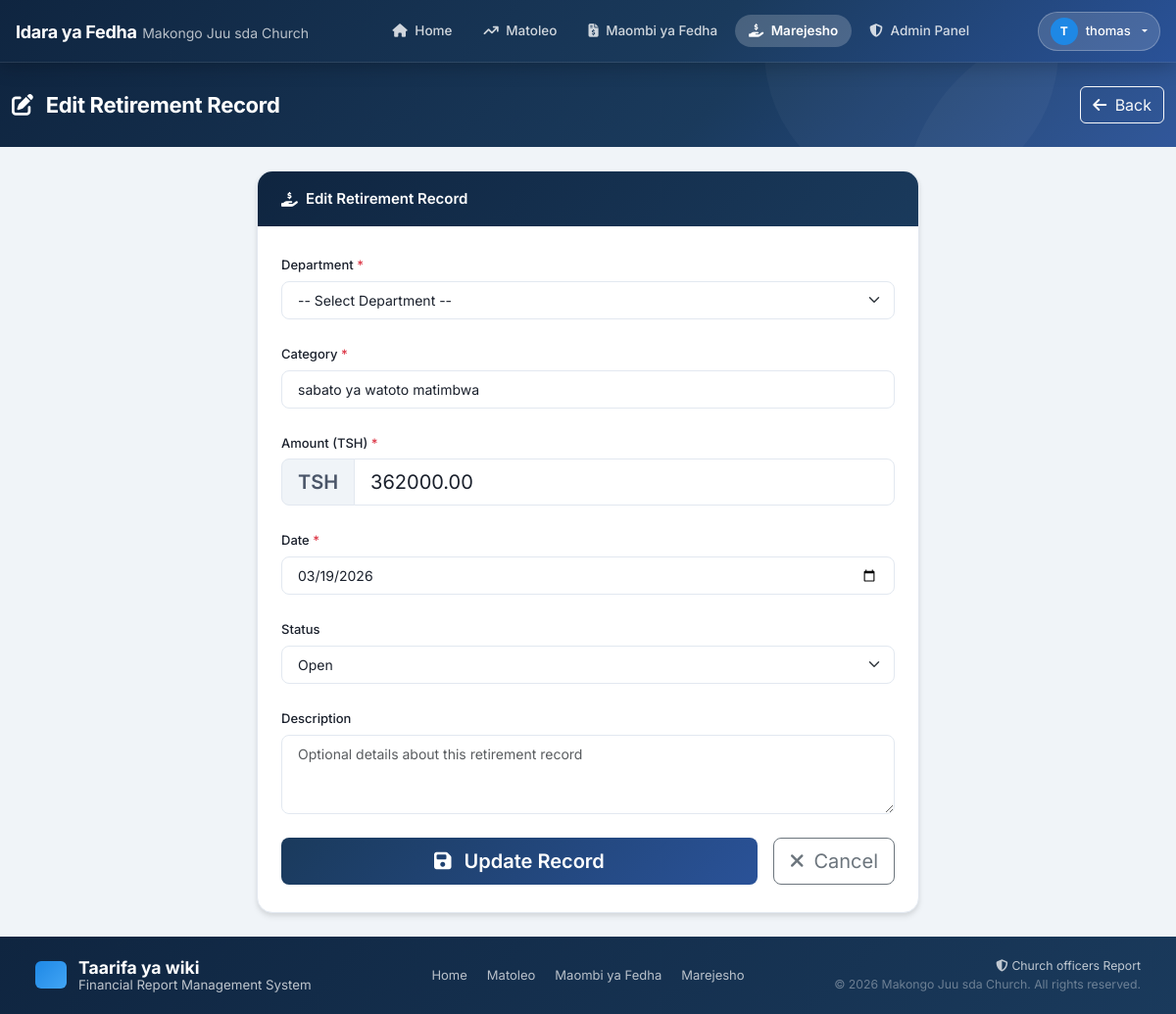
Page /retirement/3/edit/ (signed in) on the committed database.
### dashboard/models.py (models this page shows, shortened)
class Retirement(models.Model):
    department = models.CharField(max_length=50, choices=DEPARTMENT_CHOICES)
    category = models.CharField(max_length=200)
    amount = models.DecimalField(max_digits=20, decimal_places=2)
    description = models.TextField(blank=True)
    status = models.CharField(max_length=10, choices=STATUS_CHOICES_RETIREMENT, default='open')
    submitted_by = models.ForeignKey(User, on_delete=models.SET_NULL, null=True, blank=True, related_name='retirements')
    date = models.DateField(default=timezone.now)
    created_at = models.DateTimeField(auto_now_add=True)
    updated_at = models.DateTimeField(auto_now=True)
    notes = models.TextField(blank=True)
    class Meta:
        ordering = ['-date', '-created_at']

### dashboard/views.py (the view)
# urls.py: path('retirement/<int:pk>/edit/', views.retirement_edit, name='retirement_edit'),
def retirement_edit(request, pk):
    if not is_user_or_admin(request.user):
        messages.error(request, 'Please login to edit retirement record.')
        return redirect('login')
    retirement = get_object_or_404(Retirement, pk=pk)
    next_url = request.GET.get('next') or request.POST.get('next')
    if request.method == 'POST':
        form = RetirementForm(request.POST, instance=retirement)
        if form.is_valid():
            form.save()
            messages.success(request, 'Retirement record updated!')
            return redirect(next_url or 'retirement')
    else:
        form = RetirementForm(instance=retirement)
    return render(request, 'dashboard/retirement_form.html', {
        'form': form, 'action': 'Edit', 'retirement': retirement, 'active_tab': 'retirement',
        'next_url': next_url,
    })

### dashboard/forms.py
class RetirementForm(forms.ModelForm):
    class Meta:
        model = Retirement
        fields = ['department', 'category', 'amount', 'date', 'status', 'description']
        widgets = {
            'department': forms.Select(attrs={'class': 'form-select'}),
            'category': forms.TextInput(attrs={'class': 'form-control', 'placeholder': 'Category'}),
            'amount': forms.NumberInput(attrs={'class': 'form-control', 'placeholder': '0.00', 'step': '0.01'}),
            'date': forms.DateInput(attrs={'class': 'form-control', 'type': 'date'}),
            'status': forms.Select(attrs={'class': 'form-select'}),
            'description': forms.Textarea(attrs={'class': 'form-control', 'rows': 4, 'placeholder': 'Optional description'}),
        }
    def __init__(self, *args, **kwargs):
        super().__init__(*args, **kwargs)
        self.fields['department'].choices = [('', '-- Select Department --')] + list(DEPARTMENT_CHOICES)

### dashboard/views.py (called while the page is built)
def is_user_or_admin(user):
    return user.is_authenticated

### templates/dashboard/retirement_form.html (shortened to what this page needs)
{% extends 'base.html' %}
{% load static %}
{% block content %}
<div class="page-wrapper">
    <div class="page-header">
        <div class="container-fluid">
            <div class="row align-items-center">
                <div class="col">
                    <h1 class="page-title">
                        <i class="fas fa-{% if action == 'Add' %}plus-circle{% else %}edit{% endif %} me-2"></i>
                        {{ action }} Retirement Record
                    </h1>
                </div>
                <div class="col-auto">
                    <a href="{% url 'retirement' %}" class="btn btn-outline-light">
                        <i class="fas fa-arrow-left me-1"></i> Back
                    </a>
                </div>
            </div>
        </div>
    </div>
    <div class="container-fluid py-4">
        <div class="row justify-content-center">
            <div class="col-lg-7">
                <div class="form-card">
                    <div class="form-card-header">
                        <i class="fas fa-hand-holding-dollar me-2"></i>
                        {% if action == 'Add' %}New Retirement Record{% else %}Edit Retirement Record{% endif %}
                    </div>
                    <div class="form-card-body">
                        <form method="post">
                            <div class="mb-4">
                                <label class="form-label fw-500">Department <span class="text-danger">*</span></label>
                                <select name="department" class="form-select form-select-lg" required>
                                    <option value="">-- Select Department --</option>
                                </select>
                            </div>
                            <div class="mb-4">
                                <label class="form-label fw-500">Category <span class="text-danger">*</span></label>
                                <input type="text" name="category" class="form-control form-control-lg"
                                       placeholder="e.g., Usafiri, Chakula kila sabato, Huduma za Afya"
                                       value="{{ form.category.value|default:'' }}" required>
                            </div>
                            <div class="mb-4">
                                <label class="form-label fw-500">Amount (TSH) <span class="text-danger">*</span></label>
                                <div class="input-group input-group-lg">
                                    <span class="input-group-text fw-600">TSH</span>
                                    <input type="number" name="amount" class="form-control"
                                           placeholder="0.00" step="0.01" min="0"
                                           value="{{ form.amount.value|default:'' }}" required>
                                </div>
                            </div>
                            <div class="mb-4">
                                <label class="form-label fw-500">Date <span class="text-danger">*</span></label>
                                <input type="date" name="date" class="form-control form-control-lg"
                                       value="{{ form.date.value|date:'Y-m-d'|default:'' }}" required>
                            </div>
                            <div class="mb-4">
                                <label class="form-label fw-500">Status</label>
                                <select name="status" class="form-select form-select-lg">
                                    <option value="open" {% if form.status.value == 'open' %}selected{% endif %}>Open</option>
                                </select>
                            </div>
                            <div class="mb-4">
                                <label class="form-label fw-500">Description</label>
                                <textarea name="description" class="form-control form-control-lg" rows="3" placeholder="Optional details about this retirement record">{{ form.description.value|default:'' }}</textarea>
                            </div>
                            <div class="d-flex gap-3">
                                <button type="submit" class="btn btn-primary btn-lg flex-fill">
                                    <i class="fas fa-save me-2"></i>
                                    {% if action == 'Add' %}Save Record{% else %}Update Record{% endif %}
                                </button>
                                {% if next_url %}
                                <a href="{{ next_url }}" class="btn btn-outline-secondary btn-lg">
                                    <i class="fas fa-times me-1"></i> Cancel
                                </a>
                                {% else %}
                                <a href="{% url 'retirement' %}" class="btn btn-outline-secondary btn-lg">
                                    <i class="fas fa-times me-1"></i> Cancel
                                </a>
                                {% endif %}
                            </div>
                        </form>
                    </div>
                </div>
            </div>
        </div>
    </div>
</div>
{% endblock %}

### templates/base.html (shortened to what this page needs)
{% load static %}
<!DOCTYPE html>
<html lang="en">
<head>
    <link href="https://cdn.jsdelivr.net/npm/bootstrap@5.3.2/dist/css/bootstrap.min.css" rel="stylesheet">
    <link href="https://cdnjs.cloudflare.com/ajax/libs/font-awesome/6.5.0/css/all.min.css" rel="stylesheet">
    <link href="{% static 'css/dashboard.css' %}" rel="stylesheet">
</head>
<body>
<nav class="navbar navbar-expand-lg navbar-dark top-navbar fixed-top">
    <div class="container-fluid px-3">
        <a class="navbar-brand d-flex align-items-center gap-2" href="{% url 'home' %}">
            <div>
                <span class="brand-name">Idara ya Fedha</span>
                <span class="brand-sub d-none d-sm-inline">Makongo Juu sda Church</span>
            </div>
        </a>
        <div class="collapse navbar-collapse" id="navbarNav">
            <ul class="navbar-nav mx-auto gap-1">
                <li class="nav-item">
                    <a class="nav-link nav-pill {% if active_tab == 'home' %}active{% endif %}" href="{% url 'home' %}">
                        <i class="fas fa-home me-1"></i> Home
                    </a>
                </li>
                <li class="nav-item">
                    <a class="nav-link nav-pill {% if active_tab == 'income' %}active{% endif %}" href="{% url 'income' %}">
                        <i class="fas fa-arrow-trend-up me-1"></i> Matoleo
                    </a>
                </li>
                <li class="nav-item">
                    <a class="nav-link nav-pill {% if active_tab == 'expenses' %}active{% endif %}" href="{% url 'expenses' %}">
                        <i class="fas fa-file-invoice-dollar me-1"></i> Maombi ya Fedha
                    </a>
                </li>
                <li class="nav-item">
                    <a class="nav-link nav-pill {% if active_tab == 'retirement' %}active{% endif %}" href="{% url 'retirement' %}">
                        <i class="fas fa-hand-holding-dollar me-1"></i> Marejesho
                    </a>
                </li>
                {% if user.is_authenticated %}
                    {% if user.profile.role == 'admin' or user.is_superuser %}
                    <li class="nav-item">
                        <a class="nav-link nav-pill {% if active_tab == 'admin' %}active{% endif %}" href="{% url 'admin_dashboard' %}">
                            <i class="fas fa-shield-halved me-1"></i> Admin Panel
                        </a>
                    </li>
                    {% endif %}
                {% endif %}
            </ul>
            <div class="d-flex align-items-center gap-2">
                {% if user.is_authenticated %}
                    <div class="dropdown">
                        <button class="btn btn-user-pill dropdown-toggle" type="button" data-bs-toggle="dropdown">
                            <div class="user-avatar">{{ user.username|first|upper }}</div>
                            <span class="d-none d-md-inline">{{ user.get_full_name|default:user.username }}</span>
                        </button>
                    </div>
                {% endif %}
            </div>
        </div>
    </div>
</nav>
<main class="main-content">
    {% block content %}{% endblock %}
</main>
<footer class="site-footer">
    <div class="container-fluid">
        <div class="row align-items-center">
            <div class="col-md-4 mb-3 mb-md-0">
                <div class="d-flex align-items-center gap-2">
                    <div class="brand-icon-sm" style="display:flex;align-items:center;width:32px;height:28px;margin-right:4px;"></div>
                    <div style="line-height:1.1;">
                        <div class="fw-700 text-white" style="font-size:1.1rem;">Taarifa ya wiki</div>
                        <small class="text-light opacity-75" style="font-size:0.95em;">Financial Report Management System</small>
                    </div>
                </div>
            </div>
            <div class="col-md-4 text-center mb-3 mb-md-0">
                <div class="footer-links">
                    <a href="{% url 'home' %}">Home</a>
                    <a href="{% url 'income' %}">Matoleo</a>
                    <a href="{% url 'expenses' %}">Maombi ya Fedha</a>
                    <a href="{% url 'retirement' %}">Marejesho</a>
                </div>
            </div>
            <div class="col-md-4 text-md-end">
                <div class="text-light opacity-75 small">
                    <i class="fas fa-shield-alt me-1"></i>Church officers Report<br>
                    <span class="opacity-50">&copy; 2026 Makongo Juu sda Church. All rights reserved.</span>
                </div>
            </div>
        </div>
    </div>
</footer>
</body>
</html>

### rows in the picture
Retirement: category "sabato ya watoto matimbwa", amount "362000.00", date "03/19/2026", status "Open"

### other values in the picture
{{ user.username|first|upper }} "T"
{{ user.get_full_name|default:user.username }} "thomas"
{{ action }} "Edit"
